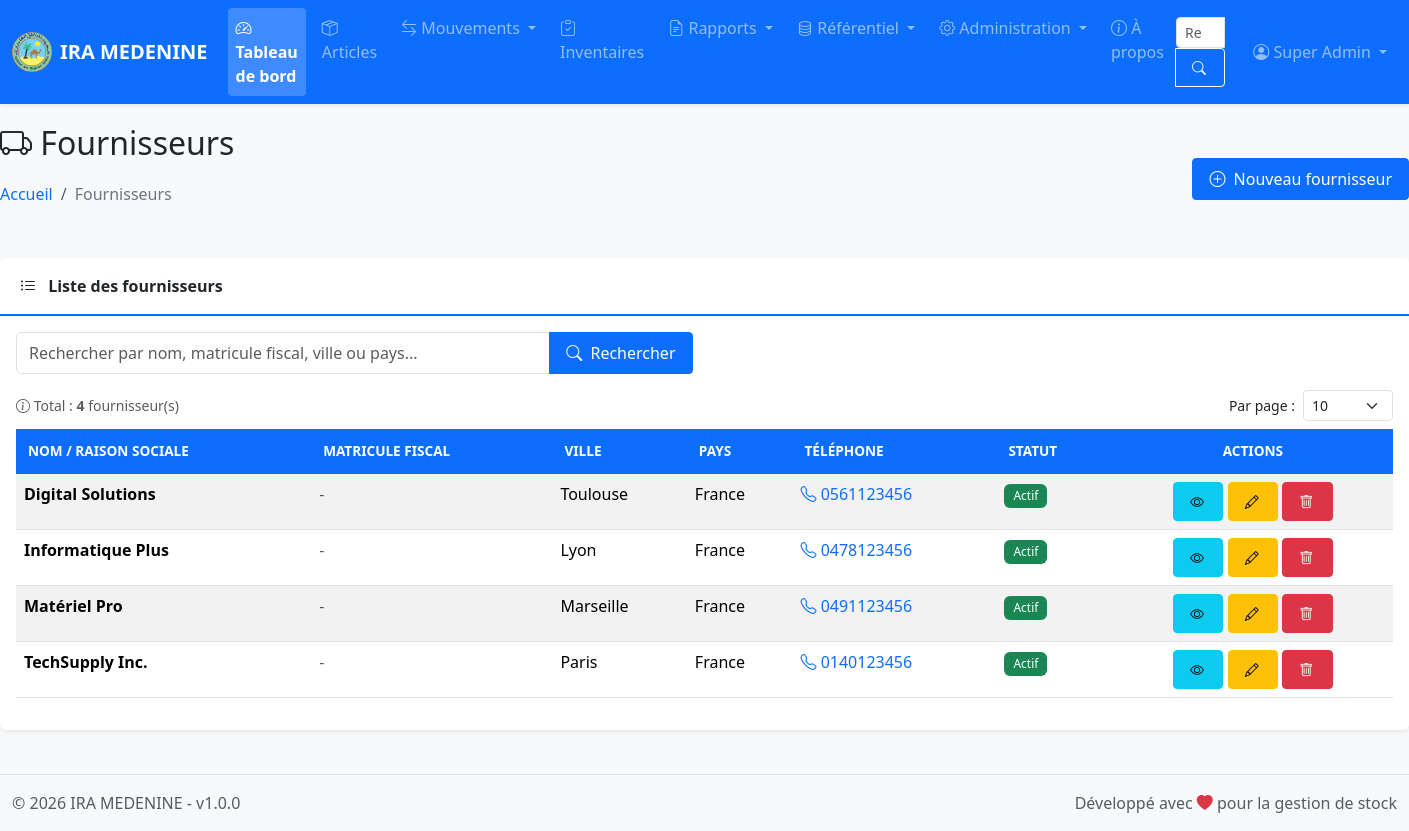
Page /pages/fournisseurs/index.php (signed in) on the committed database.
### tables this page shows
CREATE TABLE IF NOT EXISTS `parametres` (
  `id` int NOT NULL AUTO_INCREMENT,
  `nom_etablissement` varchar(255) NOT NULL,
  `logo` varchar(255) DEFAULT NULL,
  `adresse` text,
  `tel_fixe` varchar(20) DEFAULT NULL,
  `tel_mobile` varchar(20) DEFAULT NULL,
  `fax` varchar(20) DEFAULT NULL,
  `email` varchar(100) DEFAULT NULL,
  `site_web` varchar(50) NOT NULL,
  `created_at` timestamp NOT NULL DEFAULT CURRENT_TIMESTAMP,
  `updated_at` timestamp NOT NULL DEFAULT CURRENT_TIMESTAMP ON UPDATE CURRENT_TIMESTAMP,
  PRIMARY KEY (`id`)
);

CREATE TABLE IF NOT EXISTS `fournisseurs` (
  `id` int NOT NULL AUTO_INCREMENT,
  `nom_complet` varchar(255) NOT NULL,
  `adresse` text,
  `ville` varchar(100) DEFAULT NULL,
  `pays` varchar(100) DEFAULT NULL,
  `code_postal` varchar(20) DEFAULT NULL,
  `tel1` varchar(20) DEFAULT NULL,
  `tel2` varchar(20) DEFAULT NULL,
  `notes` text,
  `actif` tinyint(1) NOT NULL DEFAULT '1',
  `created_at` timestamp NOT NULL DEFAULT CURRENT_TIMESTAMP,
  `updated_at` timestamp NOT NULL DEFAULT CURRENT_TIMESTAMP ON UPDATE CURRENT_TIMESTAMP,
  PRIMARY KEY (`id`),
  KEY `idx_nom` (`nom_complet`),
  KEY `idx_actif` (`actif`)
);

### pages/fournisseurs/index.php (the view, shortened to what the rows shown need)
<?php
require_once __DIR__ . '/../../includes/header.php';
$db = Database::getInstance();
$perPageOptions = [10, 50, 100, 200, 500, 1000];
$perPage = isset($_GET['perPage']) && in_array((int)$_GET['perPage'], $perPageOptions) ? (int)$_GET['perPage'] : 10;
$page = isset($_GET['page']) && is_numeric($_GET['page']) ? max(1, (int)$_GET['page']) : 1;
$offset = ($page - 1) * $perPage;
$where = "WHERE 1=1";
$stmtData = $db->getConnection()->prepare(
    "SELECT * FROM fournisseurs $where ORDER BY nom_complet ASC LIMIT :limit OFFSET :offset"
);
$stmtData->bindValue(':limit', $perPage, PDO::PARAM_INT);
$stmtData->bindValue(':offset', $offset, PDO::PARAM_INT);
$stmtData->execute();
$fournisseurs = $stmtData->fetchAll();
?>
<?php require_once __DIR__ . '/../../includes/navbar.php'; ?>
<div class="container-fluid main-container">
    <div class="row mb-4">
        <div class="col-12">
            <div class="d-flex justify-content-between align-items-center">
                <div>
                    <h2><i class="bi bi-truck"></i> Fournisseurs</h2>
                </div>
            </div>
        </div>
    </div>
    <div class="row">
        <div class="col-12">
            <div class="card">
                <div class="card-body">
                    <div class="table-responsive">
                        <table class="table table-hover table-striped">
                            <thead class="table-light">
                                <tr>
                                    <th>Nom / Raison sociale</th>
                                    <th>Matricule Fiscal</th>
                                    <th>Ville</th>
                                    <th>Pays</th>
                                    <th>Téléphone</th>
                                    <th>Statut</th>
                                    <th class="text-center">Actions</th>
                                </tr>
                            </thead>
                            <tbody>
                                <?php if (count($fournisseurs) > 0): ?>
                                    <?php foreach ($fournisseurs as $fournisseur): ?>
                                        <tr>
                                            <td><strong><?php echo htmlspecialchars($fournisseur['nom_complet']); ?></strong></td>
                                            <td>
                                                <?php if (!empty($fournisseur['matricule_fiscal'])): ?>
                                                    <span class="badge bg-light text-dark" style="font-family:monospace;border:1px solid #dee2e6;">
                                                        <i class="bi bi-upc-scan"></i> <?php echo htmlspecialchars($fournisseur['matricule_fiscal']); ?>
                                                    </span>
                                                <?php else: ?>
                                                    <span class="text-muted">-</span>
                                                <?php endif; ?>
                                            </td>
                                            <td><?php echo htmlspecialchars($fournisseur['ville'] ?? '-'); ?></td>
                                            <td><?php echo htmlspecialchars($fournisseur['pays'] ?? '-'); ?></td>
                                            <td>
                                                <?php if (!empty($fournisseur['tel1'])): ?>
                                                    <a href="tel:<?php echo htmlspecialchars($fournisseur['tel1']); ?>" class="text-decoration-none">
                                                        <i class="bi bi-telephone"></i> <?php echo htmlspecialchars($fournisseur['tel1']); ?>
                                                    </a>
                                                <?php else: ?>
                                                    -
                                                <?php endif; ?>
                                            </td>
                                            <td>
                                                <?php if ($fournisseur['actif']): ?>
                                                    <span class="badge bg-success">Actif</span>
                                                <?php else: ?>
                                                    <span class="badge bg-secondary">Inactif</span>
                                                <?php endif; ?>
                                            </td>
                                            <td class="text-center">
                                                <a href="<?php echo BASE_URL; ?>/pages/fournisseurs/view.php?id=<?php echo $fournisseur['id']; ?>"
                                                   class="btn btn-sm btn-info" title="Voir"><i class="bi bi-eye"></i></a>
                                                <a href="<?php echo BASE_URL; ?>/pages/fournisseurs/edit.php?id=<?php echo $fournisseur['id']; ?>"
                                                   class="btn btn-sm btn-warning" title="Modifier"><i class="bi bi-pencil"></i></a>
                                                <a href="<?php echo BASE_URL; ?>/pages/fournisseurs/delete.php?id=<?php echo $fournisseur['id']; ?>"
                                                   class="btn btn-sm btn-danger" title="Supprimer"
                                                   onclick="return confirm('Êtes-vous sûr de vouloir supprimer ce fournisseur ?\nCette action est irréversible.');">
                                                    <i class="bi bi-trash"></i>
                                                </a>
                                            </td>
                                        </tr>
                                    <?php endforeach; ?>
                                <?php endif; ?>
                            </tbody>
                        </table>
                    </div>
                </div>
            </div>
        </div>
    </div>
</div>
<?php require_once __DIR__ . '/../../includes/footer.php'; ?>

### includes/navbar.php (shortened to what the rows shown need)
<nav class="navbar navbar-expand-lg navbar-dark bg-primary sticky-top">
    <div class="container-fluid">
        <a class="navbar-brand d-flex align-items-center" href="<?php echo BASE_URL; ?>/index.php">
            <?php if (!empty($parametres['logo'])): ?>
                <img src="<?php echo BASE_URL; ?>/uploads/logo/<?php echo htmlspecialchars($parametres['logo']); ?>" alt="Logo" height="40" class="me-2" style="object-fit:contain;">
            <?php endif; ?>
            <span class="fw-bold"><?php echo htmlspecialchars($parametres['nom_etablissement'] ?? APP_NAME); ?></span>
        </a>
    </div>
</nav>

### includes/footer.php (shortened to what the rows shown need)
    <footer class="footer mt-auto py-3 bg-light border-top">
        <div class="container-fluid">
            <div class="row">
                <div class="col-md-6 text-muted">
                    &copy; <?php echo date('Y'); ?> <?php echo $parametres['nom_etablissement'] ?? APP_NAME; ?> - v<?php echo APP_VERSION; ?>
                </div>
                <div class="col-md-6 text-end text-muted">
                    Développé avec <i class="bi bi-heart-fill text-danger"></i> pour la gestion de stock
                </div>
            </div>
        </div>
    </footer>
</body>
</html>

### rows in the picture
parametres: logo (picture), nom_etablissement "IRA MEDENINE"
fournisseurs: nom_complet "Digital Solutions", ville "Toulouse", pays "France", tel1 "0561123456", actif "Actif"
fournisseurs: nom_complet "Informatique Plus", ville "Lyon", pays "France", tel1 "0478123456", actif "Actif"
fournisseurs: nom_complet "Matériel Pro", ville "Marseille", pays "France", tel1 "0491123456", actif "Actif"
fournisseurs: nom_complet "TechSupply Inc.", ville "Paris", pays "France", tel1 "0140123456", actif "Actif"

### other values in the picture
$current_user['prenom'] "Super"
$current_user['nom'] "Admin"
$total "4"
APP_VERSION "1.0.0"
form field value "10"
